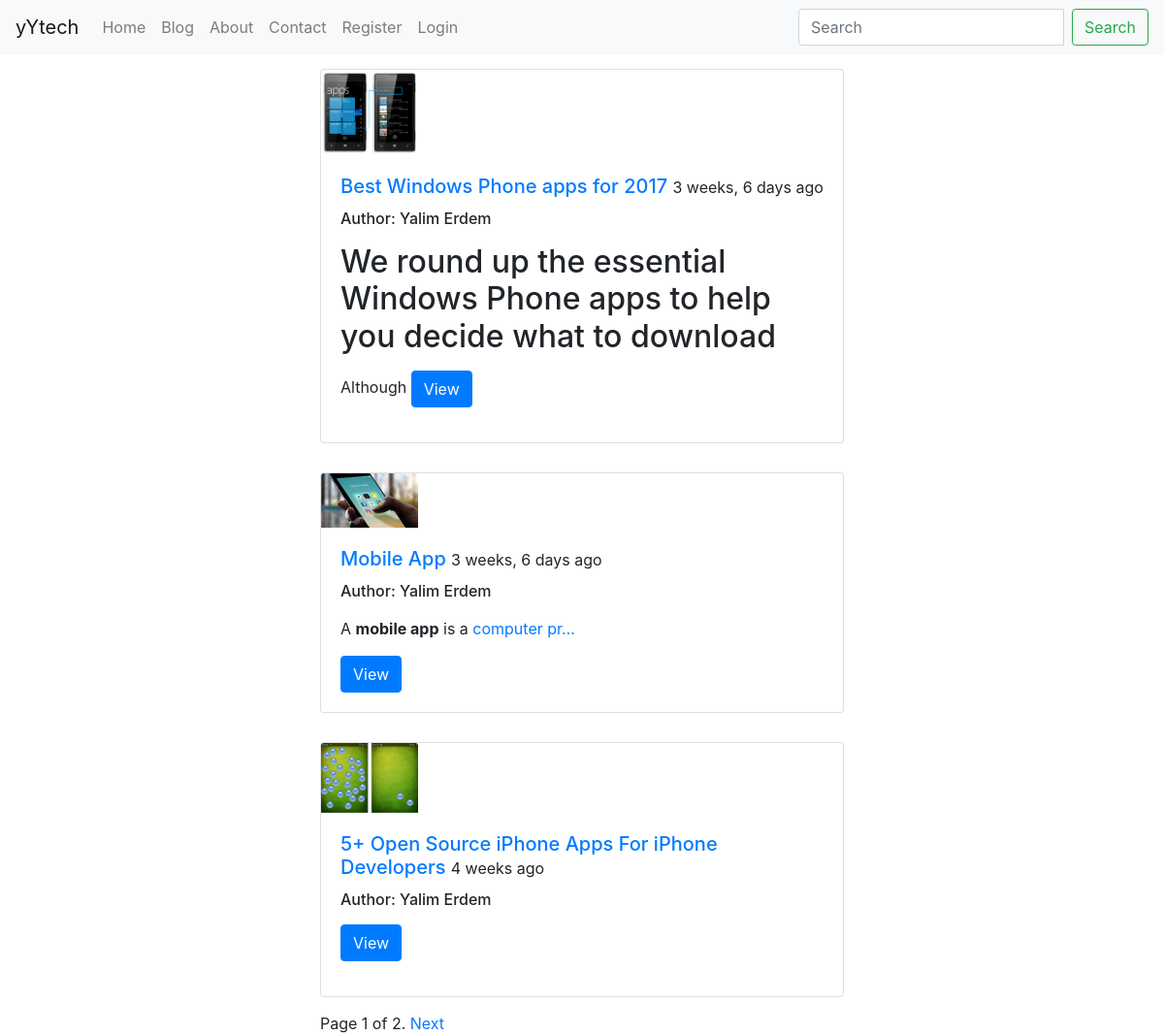
The page /post/index/ on the database its author committed.
### post/models.py (models this page shows, shortened)
class Post(models.Model):
    user = models.ForeignKey('auth.User', on_delete=models.PROTECT, related_name='posts')
    title = models.CharField(max_length=120)
    content = RichTextField()
    publishing_date = models.DateTimeField(auto_now_add=True)
    image = models.ImageField(null=True, blank=True)
    slug = models.SlugField(unique=True, editable=False, max_length=130)
    def get_absolute_url(self):
        return reverse('post:detail', kwargs={'slug': self.slug})
    class Meta:
        ordering = ['-publishing_date', 'id']

### post/views.py (the view, shortened to what this page needs)
def post_index(request):
    post_list = Post.objects.all()
    query = request.GET.get('q')
    paginator = Paginator(post_list, 3)  # Show 5 contacts per page
    page = request.GET.get('page')
    try:
        posts = paginator.page(page)
    except PageNotAnInteger:
        posts = paginator.page(1)
    except EmptyPage:
        posts = paginator.page(paginator.num_pages)
    return render(request, "post/index.html", {'posts': posts})

### templates/post/index.html (shortened to what this page needs)
{% extends 'base.html' %}
{% block body %}
    <div class="container">
        {% for post in posts %}
        <div class="row">
            <div class="col-md-6 offset-md-3">
                <div class="card">
                  {% if post.image %}
                  <img class="card-img-top img-responsive" src="{{  post.image.url }}" alt="Card image cap">
                  {% endif %}
                  <div class="card-body">
                    <h5 class="card-title"><a href="{{ post.get_absolute_url }}">{{ post.title }}</a> <small>{{ post.publishing_date|timesince }} ago</small></h5>
                    <h6>Author: {{ post.user.get_full_name }}</h6>
                    <p class="card-text">{{ post.content|safe|linebreaks|truncatechars:150 }}</p>
                    <a href="{{ post.get_absolute_url }}" class="btn btn-primary" role="button">View</a>
                  </div>
                </div>
            </div>
        </div>
        {% endfor %}
<div class="row">
  <div class="col-md-6 offset-md-3">
    <div class="pagination">
        <span class="step-links">
            <span class="current">
                Page {{ posts.number }} of {{ posts.paginator.num_pages }}.
            </span>
            {% if posts.has_next %}
                <a href="?page={{ posts.next_page_number }}{% if request.GET.q %}&q={{ request.GET.q }}{% endif %}">Next</a>
            {% endif %}
        </span>
    </div>
</div>
</div>
    </div>
{% endblock %}

### templates/base.html (shortened to what this page needs)
{% load static %}
<!DOCTYPE html>
<html lang="en">
<head>
    <link rel="stylesheet" href="{% static 'css/bootstrap.min.css' %}">
    <link rel="stylesheet" href="{% static 'css/style.css' %}">
</head>
<body>
    {% include "header.html" %}
    {% block body %}
    {% endblock %}
</body>
</html>

### templates/header.html (shortened to what this page needs)
 <nav class="navbar sticky-top navbar-expand-lg navbar-light bg-light" role="banner">
  <a class="navbar-brand" href="{% url 'home' %}">yYtech</a>
  <div class="collapse navbar-collapse" id="navbarSupportedContent">
    <ul class="navbar-nav mr-auto">
      <li class="nav-item">
        <a class="nav-link" href="{% url 'home' %}">Home <span class="sr-only">(current)</span></a>
      </li>
      <li class="nav-item">
        <a class="nav-link" href="{% url 'post:index' %}">Blog</a>
      </li>
      <li class="nav-item">
        <a class="nav-link" href="#">About</a>
      </li>
      <li class="nav-item">
        <a class="nav-link" href="#">Contact</a>
      </li>
            {% if not request.user.is_authenticated %}
              <li class="nav-item"><a class="nav-link" href="{% url 'accounts:register' %}">Register</a></li>
              <li class="nav-item"><a class="nav-link" href="{% url 'accounts:login' %}">Login</a></li>
            {% else %}
              <li class="nav-item"><a class="nav-link" href="{% url 'accounts:logout' %}">Logout</a></li>
            {% endif %}
    </ul>
  </div>
  <form class="form-inline my-2 my-lg-0" role="search" method="GET" action="">
    <div class="input-group">
          <input class="form-control mr-sm-2" type="text" placeholder="Search" name="q" aria-label="Search" value="{{ request.GET.q }}">
        <span class="input-group-btn">
          <button class="btn btn-outline-success my-2 my-sm-0" type="submit">Search</button>
        </span>
    </div>
  </form>
</nav>

### static/css/style.css (style rules this page uses)
.card { text-align: left; margin-bottom: 15px !important; margin-top: 15px !important; }
.img-responsive { max-width: 100px !important; }

### rows shown on the page
Post: image (picture), title "Best Windows Phone apps for 2017", publishing_date "3 weeks, 6 days", user.get_full_name "Yalim Erdem", content "We round up the essential Windows Phone apps to help you decide what to download Although"
Post: image (picture), title "Mobile App", publishing_date "3 weeks, 6 days", user.get_full_name "Yalim Erdem", content "A mobile app is a computer pr…"
Post: image (picture), title "5+ Open Source iPhone Apps For iPhone Developers", publishing_date "4 weeks", user.get_full_name "Yalim Erdem"

### other values the page prints
{{ posts.number }} "1"
{{ posts.paginator.num_pages }} "2"
